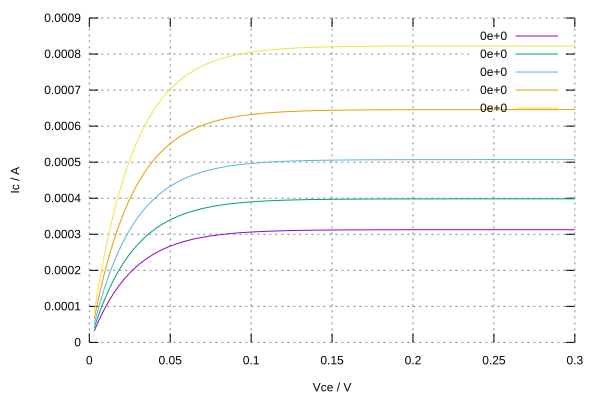

Generate this figure with gnuplot:
set term svg size 600, 400 dynamic
set output "iv-bjt.svg"
set xlabel "Vce / V"
set ylabel "Ic / A"
set border 0
set grid lw 1
set border lw 1
set format y "%g"
set format x "%g"
plot for [IDX=0:4] \
  'iv-bjt.data' \
  index IDX \
  using 1:2 \
  with lines lw 1 \
  title columnheader(1)
